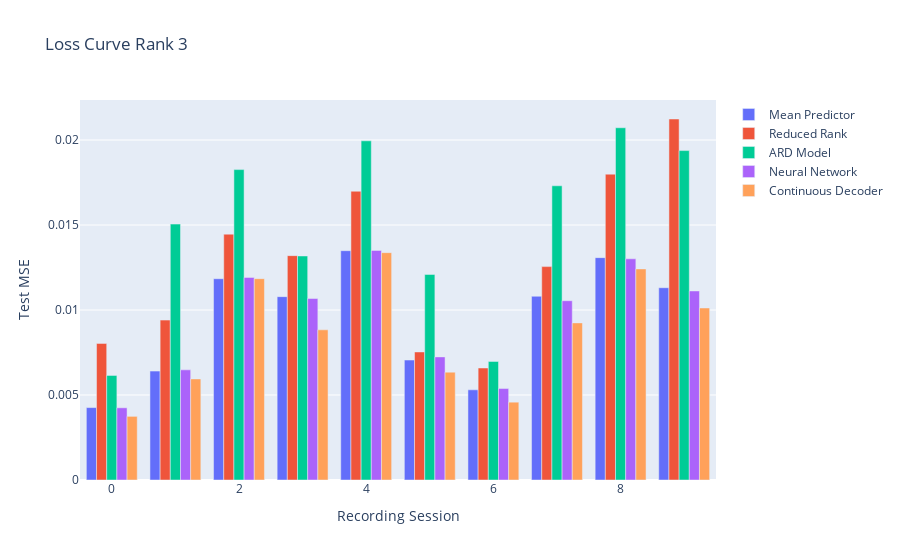

The cell this chart's notebook holds for it:
### Code cell
fig = go.Figure()
fig.add_trace(go.Bar(x=np.arange(TOTAL_RECORDINGS), y=test_loss_mean_predictor, name='Mean Predictor'))
fig.add_trace(go.Bar(x=np.arange(TOTAL_RECORDINGS), y=test_loss_reduced_rank, name='Reduced Rank'))
fig.add_trace(go.Bar(x=np.arange(TOTAL_RECORDINGS), y=test_loss_ARD, name='ARD Model'))
fig.add_trace(go.Bar(x=np.arange(TOTAL_RECORDINGS), y=test_loss_neural_network, name='Neural Network'))
fig.add_trace(go.Bar(x=np.arange(TOTAL_RECORDINGS), y=test_loss_continuous_decoder, name='Continuous Decoder'))
fig.update_layout(title=f'Loss Curve Rank {RANK}', xaxis_title='Recording Session', yaxis_title='Test MSE')
fig.show()

### Figure 1 — Plotly figure (JSON) as saved in the notebook; plotly's stock layout.template omitted (floating-point values rounded to 4 significant figures)
{"data": [{"name": "Mean Predictor", "type": "bar", "x": [0, 1, 2, 3, 4, 5, 6, 7, 8, 9], "y": [0.00426, 0.006406, 0.01184, 0.01079, 0.01349, 0.007057, 0.005305, 0.01081, 0.01308, 0.01131]}, {"name": "Reduced Rank", "type": "bar", "x": [0, 1, 2, 3, 4, 5, 6, 7, 8, 9], "y": [0.008037, 0.009407, 0.01446, 0.0132, 0.01699, 0.007533, 0.006589, 0.01255, 0.01799, 0.02124]}, {"name": "ARD Model", "type": "bar", "x": [0, 1, 2, 3, 4, 5, 6, 7, 8, 9], "y": [0.006154, 0.01506, 0.01826, 0.01318, 0.01995, 0.01209, 0.006977, 0.01731, 0.02072, 0.01938]}, {"name": "Neural Network", "type": "bar", "x": [0, 1, 2, 3, 4, 5, 6, 7, 8, 9], "y": [0.004248, 0.006479, 0.01192, 0.01068, 0.01351, 0.007243, 0.00538, 0.01055, 0.01301, 0.01112]}, {"name": "Continuous Decoder", "type": "bar", "x": [0, 1, 2, 3, 4, 5, 6, 7, 8, 9], "y": [0.003744, 0.005946, 0.01185, 0.008835, 0.01337, 0.006345, 0.004578, 0.009242, 0.01242, 0.01012]}], "layout": {"title": {"text": "Loss Curve Rank 3"}, "xaxis": {"title": {"text": "Recording Session"}}, "yaxis": {"title": {"text": "Test MSE"}}}}
